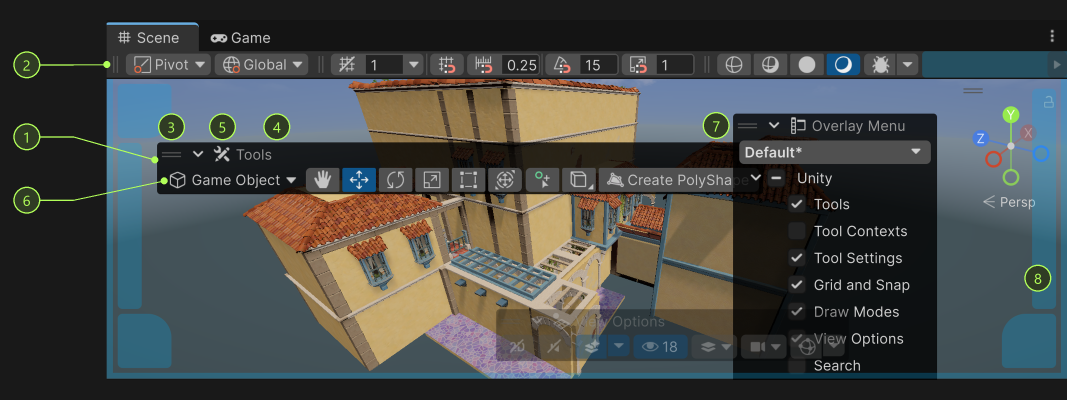
#> input picture images/patterns/overlays/macos-dark/overlays-anatomy@2x.png, 3200 x 1200 px, given in place of ov_dz_corner.png, which was not available (shown at 1/3 size)
$ python ov_dropzones.py
#> lines starting #> are read from the running program, lines starting #| are printed output that depends on the picture
### capture/scripts/pages/ov_callouts.py
"""Shared: numbered green callouts in the original Overlays style (badge in a left margin, elbow leader line to a target point)."""
import os, sys; sys.path.insert(0, os.path.dirname(os.path.abspath(__file__)))
def _efds_font(n):
    # Windows fonts when present; elsewhere the bundled Inter (capture/fonts) or the system monospace font
    import os as _o
    w = "C:/Windows/Fonts/" + n
    if _o.path.exists(w): return w
    d = _o.path.dirname(_o.path.abspath(__file__))
    while not _o.path.isdir(_o.path.join(d, "fonts")) and _o.path.dirname(d) != d: d = _o.path.dirname(d)
    mono = [p for p in ("/System/Library/Fonts/Menlo.ttc", "/usr/share/fonts/truetype/dejavu/DejaVuSansMono-Bold.ttf") if _o.path.exists(p)]
    if n.startswith("consola") and mono: return mono[0]
    return _o.path.join(d, "fonts", "Inter-SemiBold.ttf" if n in ("segoeuib.ttf", "seguisb.ttf", "consolab.ttf") else "Inter-Regular.ttf")
from theme import G, FILL as F   # dark: [178, 255, 89] / [48, 60, 36]; THEME=light gives the light callout pair
def badge(cx, cy, n): return [{"t": "dot", "x": cx, "y": cy, "r": 20, "color": G}, {"t": "dot", "x": cx, "y": cy, "r": 18, "color": F},
                             {"t": "text", "s": str(n), "x": cx, "y": cy, "anchor": "mm", "size": 22, "color": G, "font": _efds_font("segoeui.ttf")}]
# [4 lines left out: function callout, not called in this run]

### capture/scripts/pages/ov_dropzones.py
"""Overlays: drop zones 1 and 2 (also reused by Fundamentals > Interactions). Real mid-drag states of a Scene view overlay
(captures/ov_dz_<corner|edge|toolbar|mid>[_l].png from unity/ov_drag.cs, TO = 16,64 / 10,175 / 430,37 / 330,160), cropped to
panels with numbered badges. 1: target (corner hover) and ghost (mid drag), 360pt panels; 2: corner, edge and toolbar zones, 250pt."""
import json, os, subprocess, sys
from PIL import Image
ROOT = os.path.dirname(os.path.dirname(os.path.dirname(os.path.abspath(__file__)))); os.chdir(ROOT)
sys.path.insert(0, "scripts/pages"); from ov_callouts import badge; from theme import LIGHT, SUF, LAY, themed
p = 2.5; BD = [203, 203, 203] if LIGHT else [25, 25, 25]
def crop(name, w_pt, out):
#> called with name = 'corner', w_pt = 360, out = 'captures/ov_dz1_0.png'
    im = Image.open(f"captures/ov_dz_{name}{SUF}.png").convert("RGB"); im.crop((0, 0, round(w_pt * p), im.height)).save(out); return out
#> in crop, im is the input picture: PIL image 3200x1200 RGB; mean R, G, B 69.4, 72.5, 70.9
#> after `im = Image.open(f'captures/ov_dz_{name}{SUF}.png').convert('RGB')`:
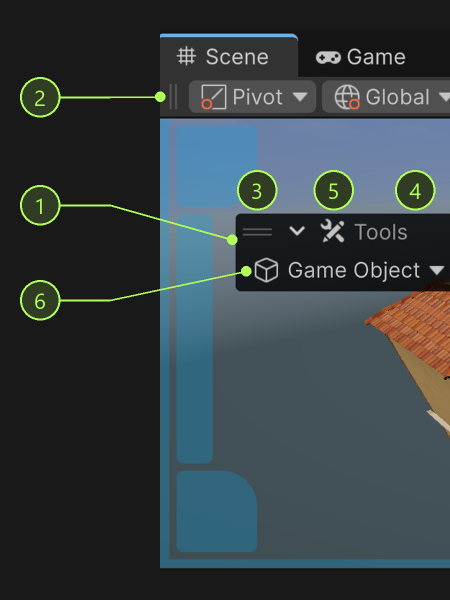
#> saved as ov_dz1_0.png: PIL image 900x1200 RGB (shown at 1/2 size); mean R, G, B 53.6, 63.6, 66.9
def run(n, out, canvas, wins, ann):
    spec = {"out": f"replacements/patterns/overlays/{out}", "canvas": canvas, "backdrop": BD, "windows": wins, "annotations": ann}
    lay = f"layouts/overlays_{n}{LAY}.json"; json.dump(themed(spec) if LIGHT else spec, open(lay, "w"), indent=1)
    subprocess.run([sys.executable, "scripts/compose.py", lay], check=True, stdout=subprocess.DEVNULL); print("composed", lay)
wins, ann = [], []
for i, n in enumerate(("corner", "mid")):
    src = crop(n, 360, f"captures/ov_dz1_{i}{SUF}.png"); x = 60 + i * 780
    wins.append({"src": src, "chrome": "none", "x": x, "y": 30, "w": 720, "h": 540}); ann += badge(x - 30, 52, i + 1)
#> pass 2 of the loop `for i, n in enumerate(("corner", "mid")):`:
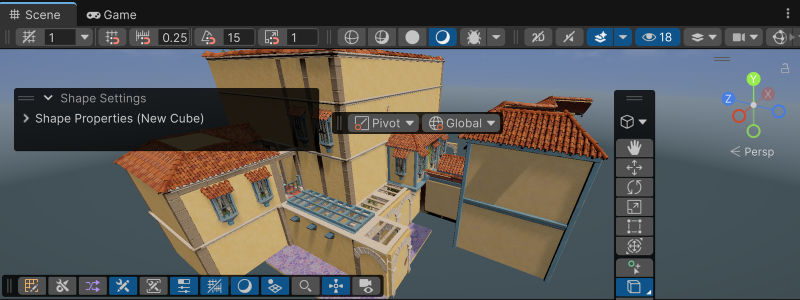
#> input picture images/patterns/overlays/macos-dark/overlays-overview.png, 1600 x 600 px, given in place of ov_dz_mid.png, which was not available (shown at 1/2 size)
#> in crop, im is the input picture: PIL image 1600x600 RGB; mean R, G, B 88.1, 88.4, 86
#> in crop (call 2), `im = Image.open(f'captures/ov_dz_{name}{SUF}.png').convert('RGB')`:
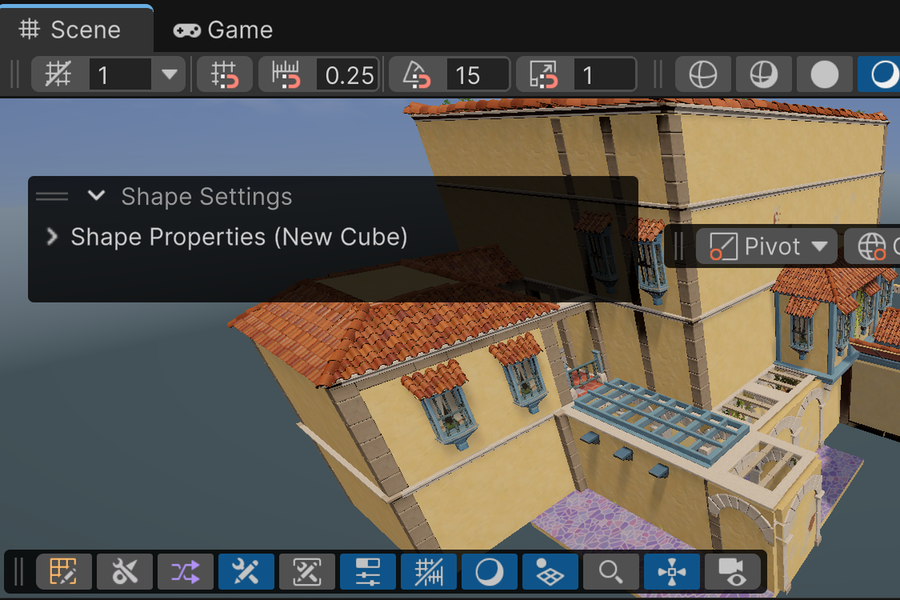
#> saved as ov_dz1_1.png: PIL image 900x600 RGB; mean R, G, B 92.5, 88.1, 80.6
run("06", "overlays-drop zones 1.png", [1600, 600], wins, ann)
#> (the run stopped early here; a loop or call above may not have finished)
